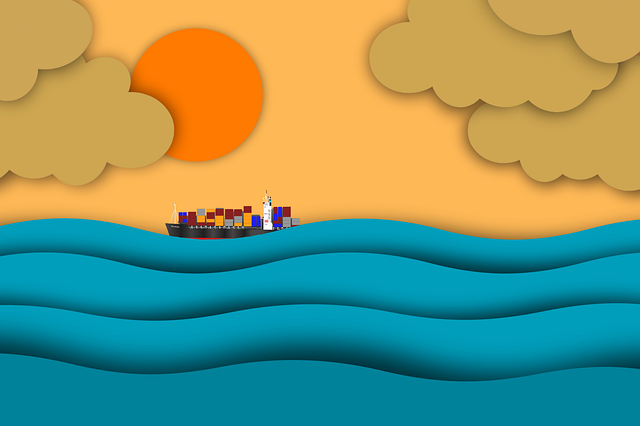
#> input picture pixels/image-15.png, 640 x 426 px
$ jupyter execute linear_interpolation_1d.ipynb
#> lines starting #> are read from the running program, lines starting #| are printed output that depends on the picture
[cell 1]
import cv2
import skimage
import imageio
import numpy as np
import matplotlib.pyplot as plt

[cell 2]
filename = 'pixels/image-15.png'
im = imageio.imread(filename)
#> im is the input picture: shape (426, 640, 3); mean R, G, B 120.6, 150, 113.6
im = skimage.data.coffee()
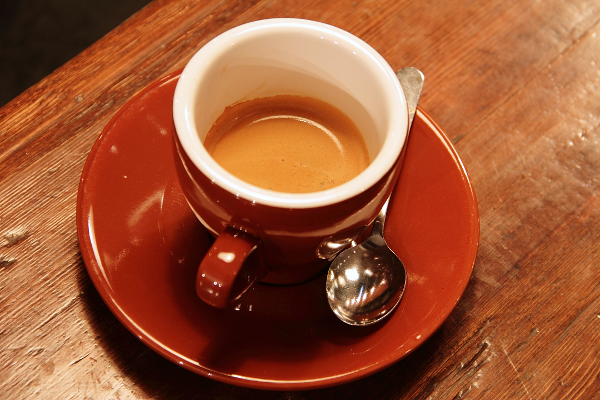
#> input picture skimage.data.coffee(), 600 x 400 px
#> im is the input picture: shape (400, 600, 3); mean R, G, B 158.6, 85.8, 51.5
plt.imshow(im);
# plt.show()

[cell 3]
im1 = im[:, 350]  # red channel at x=350
#> im1 = 400 rows, first 8: [193, 93, 37], [191, 94, 35], [194, 92, 37], [194, 94, 37], [193, 98, 42], [191, 96, 41], [188, 95, 39], [188, 97, 42]
im1.shape
color = ['red', 'green', 'blue']
for i in range(3):
    plt.plot(im1[:,i], label=f'c={i}', color=color[i])
plt.legend();
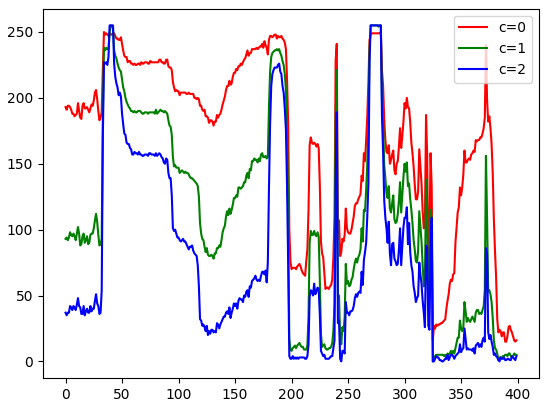
#> figure drawn by matplotlib, 1 panel; curve peaks at x = 34, y = 250; curve peaks at x = 40, y = 255; curve peaks at x = 39, y = 255

[cell 4]
r0, r1 = 0, 10  #300, 320
for i in range(3):
    plt.plot(im1[r0:r1,i], label=f'c={i}', color=color[i])
plt.legend();
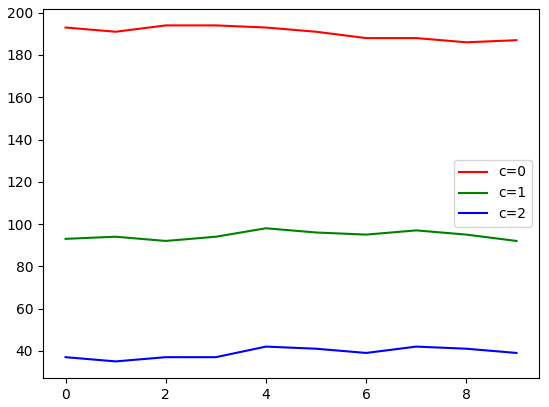
#> figure drawn by matplotlib, 1 panel; curve peaks at x = 2, y = 194; curve peaks at x = 4, y = 98; curve peaks at x = 4, y = 42

[cell 5]
plt.stem(im1[r0:r1,2], label=f'blue')
plt.legend();
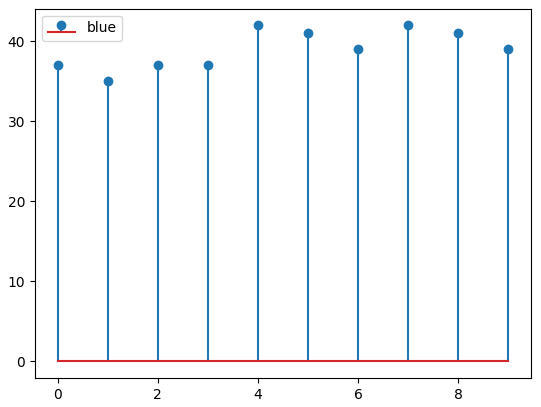
#> figure drawn by matplotlib, 1 panel; curve peaks at x = 4, y = 42

- INTER_NEAREST - a nearest-neighbor interpolation
- INTER_LINEAR - a bilinear interpolation (used by default)
- INTER_AREA - resampling using pixel area relation. It may be a preferred method for image decimation, as it gives moire’-free results. But when the image is zoomed, it is similar to the INTER_NEAREST method.
- INTER_CUBIC - a bicubic interpolation over 4x4 pixel neighborhood
- INTER_LANCZOS4 - a Lanczos interpolation over 8x8 pixel neighborhood

[cell 6]
scale_y = 5
interpolation = cv2.INTER_LINEAR
interpolation = cv2.INTER_NEAREST
im_scaled = cv2.resize(im, dsize=(0,0), fx=1, fy=scale_y, interpolation=interpolation)
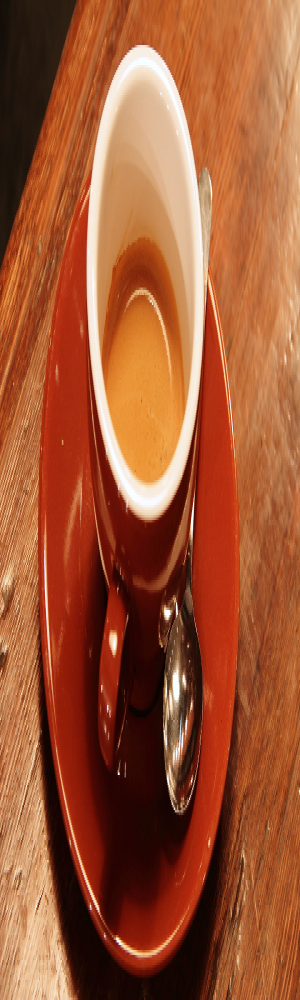
#> im_scaled: shape (2000, 600, 3) (shown at 1/2 size); mean R, G, B 158.6, 85.8, 51.5
plt.imshow(im_scaled)

[cell 7]
im1_scaled = im_scaled[:, 350]  # red channel at x=350
#> im1_scaled = 2000 rows, first 8: [193, 93, 37], [193, 93, 37], [193, 93, 37], [193, 93, 37], [193, 93, 37], [191, 94, 35], [191, 94, 35], [191, 94, 35]
color = ['red', 'green', 'blue']
sr0, sr1 = r0 * scale_y, r1 * scale_y
for i in range(3):
    plt.plot(im1_scaled[sr0:sr1, i], label=f'c={i}', color=color[i])
plt.legend();
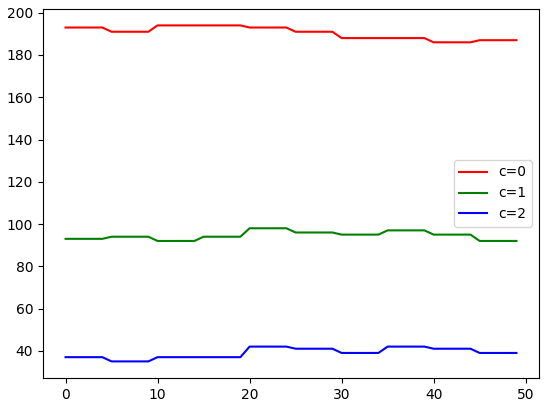
#> figure drawn by matplotlib, 1 panel; curve peaks at x = 10, y = 194; curve peaks at x = 20, y = 98; curve peaks at x = 20, y = 42

[cell 8]
plt.stem(im1_scaled[sr0:sr1,2], label=f'scaled')

rid = np.arange(len(im1[r0:r1]))
#> rid = [0, 1, 2, 3, 4, 5, 6, 7, 8, 9]
print(rid)
#| [0 1 2 3 4 5 6 7 8 9]
plt.stem(2+rid*scale_y,im1[r0:r1,2], 'red', markerfmt='ro', label='org')
plt.ylim([34, 44])
plt.legend();
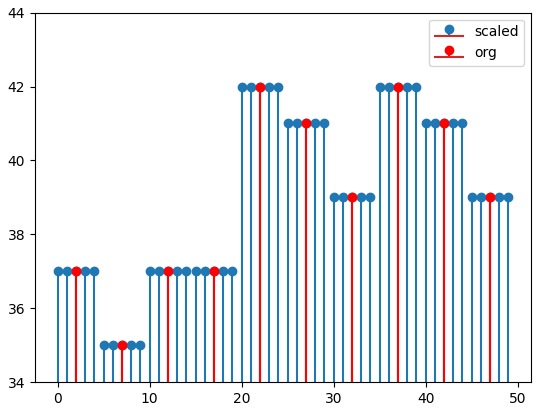
#> figure drawn by matplotlib, 1 panel; curve peaks at x = 20, y = 42; curve peaks at x = 22, y = 42

[cell 9]
im_scaled.shape , im.shape
#> Out = ((2000, 600, 3), (400, 600, 3))

$ run again, with pixels/1920px-Color_circle_(RGB).png copied over pixels/image-15.png
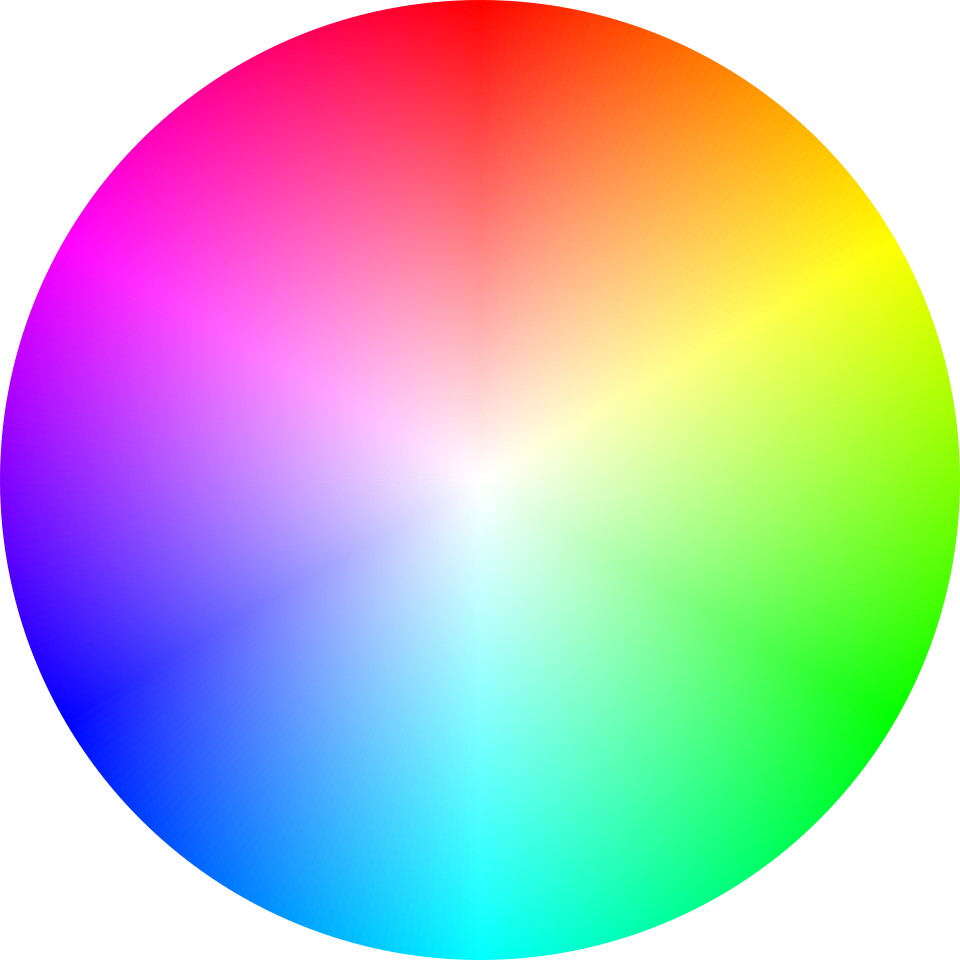
#> input picture pixels/1920px-Color_circle_(RGB).png, 1920 x 1920 px (shown at 1/2 size)
#> im is the input picture: shape (1920, 1920, 4); mean R, G, B, A 133.7, 133.7, 133.7, 200.2
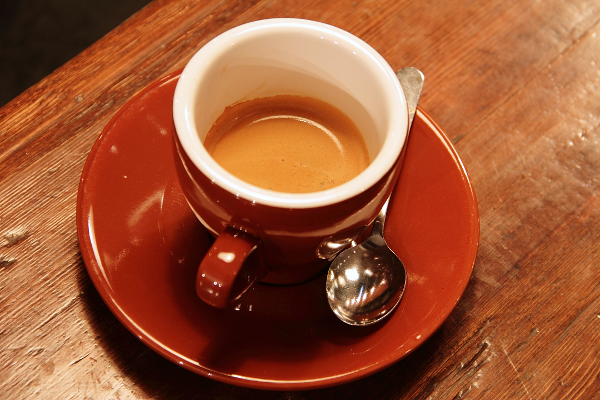
#> input picture skimage.data.coffee(), 600 x 400 px
#> im is the input picture: shape (400, 600, 3); mean R, G, B 158.6, 85.8, 51.5
#> im1 = 400 rows, first 8: [193, 93, 37], [191, 94, 35], [194, 92, 37], [194, 94, 37], [193, 98, 42], [191, 96, 41], [188, 95, 39], [188, 97, 42]
#> im1_scaled = 2000 rows, first 8: [193, 93, 37], [193, 93, 37], [193, 93, 37], [193, 93, 37], [193, 93, 37], [191, 94, 35], [191, 94, 35], [191, 94, 35]
#> rid = [0, 1, 2, 3, 4, 5, 6, 7, 8, 9]
#| [0 1 2 3 4 5 6 7 8 9]
